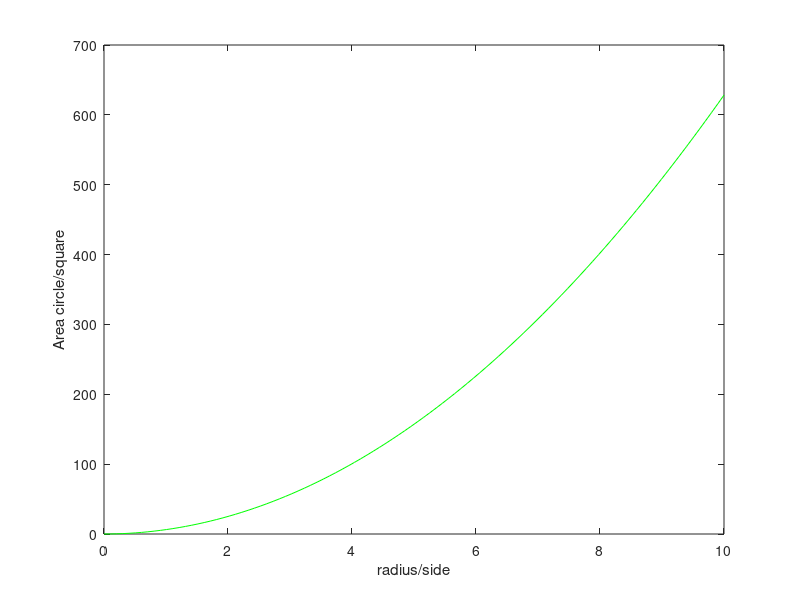

This figure's MATLAB source: (Note: this script raises an error after producing the figure.)
x= linspace(0,10,100);
Area_circle = 2*pi*x.^2;
plot(x,Area_circle,'g')
xlabel('radius/side')
ylabel('Area circle/square')
ylim([0 700])
ax = gca;
ax.FontSize = 20;
hold on
Area_square = x.^2;
plot(x,Area_square,'r')
legend({'Circle area','Square area'},'location','northwest')
grid on 
hold off